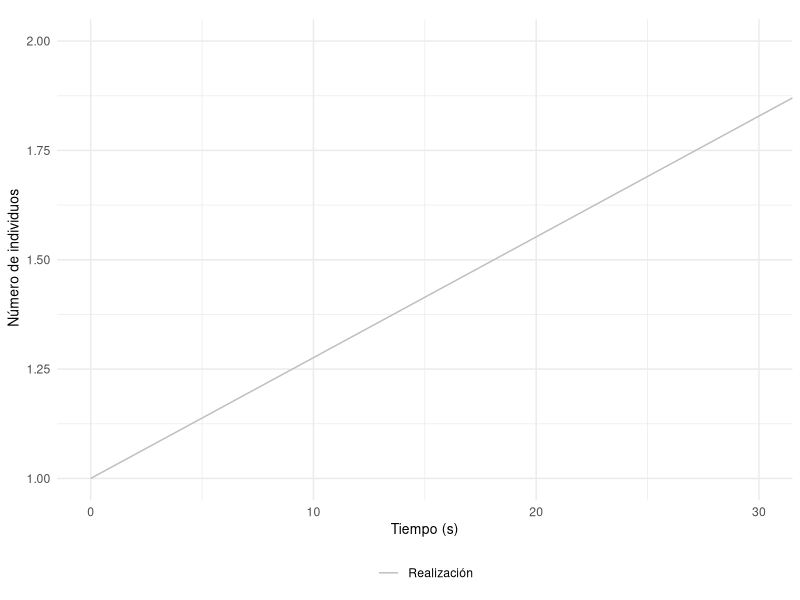

The R script that drew this image:
## ---- chunk 1
library("deSolve")
library("ggplot2")
## ---- chunk 2
tiempo_exponencial <- function(a0){
  r1 <- runif(n=1,min=0,max=1)
  return((1/a0)*log(1/r1))
}
## ---- chunk 3
Malthus_EDO <- function(t,state,parameters){
  with(as.list(c(state, parameters)), { 
    dX <- r * X 
    list(dX)
  })
}
## ---- chunk 4
Malthus_Gillespie<-function(r,x0,t0,tf){
  # Variable espacial que almacena el estado del sistema en tras cada reacción
  x <- x0
  # Variable espacial
  x_actual <- x0
  
  # Cálculo de la propensidad
  a <- abs(r)*x_actual
  
  # Controlamos la extinción mediante una variable lógica
  extincion <- FALSE
  
  # Variable temporal
  t <- t0
  # Variable que almacena todos los tiempos de reacción
  t_imprimir <- t0
  
  while(t<tf){
    
    # Avanzamos la variable temporal
    t <- t + tiempo_exponencial(a)
    # Almacenamos el tiempo de reacción
    t_imprimir <- c(t_imprimir,t)
  
    if( t==Inf ){
      x_actual <- 0
    }else{
      r2 <- runif(n=1, min=0, max=1)
      if(r>0)
        x_actual <- x_actual + 1
      else
        x_actual <- x_actual-1
    }
    
    
    # Almacenamos el estado del sistema
    x <- c(x,x_actual)

    a <- abs(r)*x_actual
    
  }
  
  # Si se extingue la población cambiamos el valor de extincion a TRUE
  if( x_actual == 0 )
    extincion <- TRUE
  
  datos <- data.frame(t_imprimir=t_imprimir,x_imprimir=x,row.names = NULL)
  
  # Devolvemos una lista que nos indica si se ha extinguido la población 
  # y una base de datos con la evolución temporal del sistema
  return(list(extincion = extincion, datos = datos))
}
## ---- chunk 5
# Definimos parámetros adecuados
r <- 0.1
x0 <- 1
t0 <- 0
tf <- 30

# Consideramos una realización
n_realizaciones <- 1

# Inicializamos el gráfico en el que incluimos la realización
grafico <- ggplot()

for (i in 1:n_realizaciones) {
  realizacion <- Malthus_Gillespie(r,x0,t0,tf)
  imprimir <- realizacion$datos
  grafico <- grafico + geom_line(data = imprimir, aes(x = t_imprimir, y = x_imprimir, color="Realización"))
}
## ---- chunk 6

grafico <- grafico + labs(title = element_blank(), x = "Tiempo (s)", y = " Número de individuos") +
  coord_cartesian(xlim = c(0, tf)) +
  theme_minimal() + 
  theme(legend.title=element_blank(),legend.position = "bottom",axis.title.x = element_text(size = 10), axis.title.y = element_text(size = 10)) + 
  scale_color_manual(values = c("Realización"="grey" ), breaks = c("Realización"))

print(grafico)
